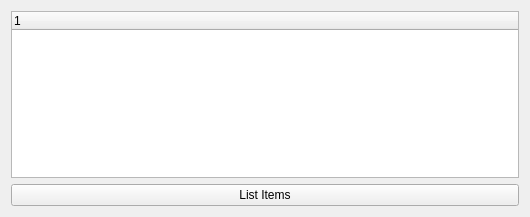
<?xml version="1.0" encoding="UTF-8"?>
<ui version="4.0">
 <class>Widget</class>
 <widget class="QWidget" name="Widget">
  <property name="geometry">
   <rect>
    <x>0</x>
    <y>0</y>
    <width>530</width>
    <height>217</height>
   </rect>
  </property>
  <property name="windowTitle">
   <string>Widget</string>
  </property>
  <layout class="QVBoxLayout" name="verticalLayout">
   <item>
    <widget class="QTreeWidget" name="treeWidget">
     <column>
      <property name="text">
       <string notr="true">1</string>
      </property>
     </column>
    </widget>
   </item>
   <item>
    <widget class="QPushButton" name="listItemsButton">
     <property name="text">
      <string>List Items</string>
     </property>
    </widget>
   </item>
  </layout>
 </widget>
 <resources/>
 <connections/>
</ui>
